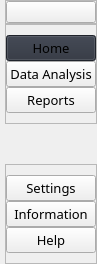
     <widget class="QWidget" name="leftMenuContainer" native="true">
      <property name="sizePolicy">
       <sizepolicy hsizetype="Preferred" vsizetype="Expanding">
        <horstretch>0</horstretch>
        <verstretch>0</verstretch>
       </sizepolicy>
      </property>
      <property name="minimumSize">
       <size>
        <width>0</width>
        <height>0</height>
       </size>
      </property>
      <property name="maximumSize">
       <size>
        <width>60</width>
        <height>16777215</height>
       </size>
      </property>
      <layout class="QVBoxLayout" name="verticalLayout">
       <property name="spacing">
        <number>0</number>
       </property>
       <property name="leftMargin">
        <number>0</number>
       </property>
       <property name="topMargin">
        <number>0</number>
       </property>
       <property name="rightMargin">
        <number>0</number>
       </property>
       <property name="bottomMargin">
        <number>0</number>
       </property>
       <item alignment="Qt::AlignLeft">
        <widget class="QWidget" name="leftMenuSubContainer" native="true">
         <property name="sizePolicy">
          <sizepolicy hsizetype="Expanding" vsizetype="Expanding">
           <horstretch>0</horstretch>
           <verstretch>0</verstretch>
          </sizepolicy>
         </property>
         <layout class="QVBoxLayout" name="verticalLayout_2">
          <property name="spacing">
           <number>0</number>
          </property>
          <property name="leftMargin">
           <number>5</number>
          </property>
          <property name="topMargin">
           <number>0</number>
          </property>
          <property name="rightMargin">
           <number>0</number>
          </property>
          <property name="bottomMargin">
           <number>0</number>
          </property>
          <item>
           <widget class="QFrame" name="frame">
            <property name="frameShape">
             <enum>QFrame::StyledPanel</enum>
            </property>
            <property name="frameShadow">
             <enum>QFrame::Raised</enum>
            </property>
            <layout class="QHBoxLayout" name="horizontalLayout_2">
             <property name="spacing">
              <number>0</number>
             </property>
             <property name="leftMargin">
              <number>0</number>
             </property>
             <property name="topMargin">
              <number>0</number>
             </property>
             <property name="rightMargin">
              <number>0</number>
             </property>
             <property name="bottomMargin">
              <number>0</number>
             </property>
             <item>
              <widget class="QPushButton" name="menuBtn">
               <property name="toolTip">
                <string>Menu</string>
               </property>
               <property name="text">
                <string/>
               </property>
               <property name="icon">
                <iconset resource="resources.qrc">
                 <normaloff>:/icons/icons/align-justify.svg</normaloff>:/icons/icons/align-justify.svg</iconset>
               </property>
               <property name="iconSize">
                <size>
                 <width>30</width>
                 <height>30</height>
                </size>
               </property>
              </widget>
             </item>
            </layout>
           </widget>
          </item>
          <item alignment="Qt::AlignTop">
           <widget class="QFrame" name="frame_2">
            <property name="sizePolicy">
             <sizepolicy hsizetype="Preferred" vsizetype="Preferred">
              <horstretch>0</horstretch>
              <verstretch>0</verstretch>
             </sizepolicy>
            </property>
            <property name="frameShape">
             <enum>QFrame::StyledPanel</enum>
            </property>
            <property name="frameShadow">
             <enum>QFrame::Raised</enum>
            </property>
            <layout class="QVBoxLayout" name="verticalLayout_3">
             <property name="spacing">
              <number>0</number>
             </property>
             <property name="leftMargin">
              <number>0</number>
             </property>
             <property name="topMargin">
              <number>10</number>
             </property>
             <property name="rightMargin">
              <number>0</number>
             </property>
             <property name="bottomMargin">
              <number>10</number>
             </property>
             <item>
              <widget class="QPushButton" name="homeBtn">
               <property name="font">
                <font>
                 <family>Noto Sans</family>
                 <pointsize>10</pointsize>
                </font>
               </property>
               <property name="toolTip">
                <string>Home</string>
               </property>
               <property name="styleSheet">
                <string notr="true">background-color: #2c313c;  border-left: 2px solid #3e3e42; border-bottom: 3px solid #3e3e42;</string>
               </property>
               <property name="text">
                <string>Home</string>
               </property>
               <property name="icon">
                <iconset resource="resources.qrc">
                 <normaloff>:/icons/icons/home.svg</normaloff>:/icons/icons/home.svg</iconset>
               </property>
               <property name="iconSize">
                <size>
                 <width>30</width>
                 <height>30</height>
                </size>
               </property>
              </widget>
             </item>
             <item>
              <widget class="QPushButton" name="dataBtn">
               <property name="font">
                <font>
                 <family>Noto Sans</family>
                 <pointsize>10</pointsize>
                </font>
               </property>
               <property name="toolTip">
                <string>Data Analysis</string>
               </property>
               <property name="text">
                <string>Data Analysis</string>
               </property>
               <property name="icon">
                <iconset resource="resources.qrc">
                 <normaloff>:/icons/icons/list.svg</normaloff>:/icons/icons/list.svg</iconset>
               </property>
               <property name="iconSize">
                <size>
                 <width>30</width>
                 <height>30</height>
                </size>
               </property>
              </widget>
             </item>
             <item>
              <widget class="QPushButton" name="reportBtn">
               <property name="font">
                <font>
                 <family>Noto Sans</family>
                 <pointsize>10</pointsize>
                </font>
               </property>
               <property name="toolTip">
                <string>Reports</string>
               </property>
               <property name="text">
                <string>Reports</string>
               </property>
               <property name="icon">
                <iconset resource="resources.qrc">
                 <normaloff>:/icons/icons/printer.svg</normaloff>:/icons/icons/printer.svg</iconset>
               </property>
               <property name="iconSize">
                <size>
                 <width>30</width>
                 <height>30</height>
                </size>
               </property>
              </widget>
             </item>
            </layout>
           </widget>
          </item>
          <item>
           <spacer name="verticalSpacer">
            <property name="orientation">
             <enum>Qt::Vertical</enum>
            </property>
            <property name="sizeHint" stdset="0">
             <size>
              <width>20</width>
              <height>40</height>
             </size>
            </property>
           </spacer>
          </item>
          <item>
           <widget class="QFrame" name="frame_3">
            <property name="frameShape">
             <enum>QFrame::StyledPanel</enum>
            </property>
            <property name="frameShadow">
             <enum>QFrame::Raised</enum>
            </property>
            <layout class="QVBoxLayout" name="verticalLayout_4">
             <property name="spacing">
              <number>0</number>
             </property>
             <property name="leftMargin">
              <number>0</number>
             </property>
             <property name="topMargin">
              <number>10</number>
             </property>
             <property name="rightMargin">
              <number>0</number>
             </property>
             <property name="bottomMargin">
              <number>10</number>
             </property>
             <item>
              <widget class="QPushButton" name="settingsBtn">
               <property name="font">
                <font>
                 <family>Noto Sans</family>
                 <pointsize>10</pointsize>
                </font>
               </property>
               <property name="toolTip">
                <string>Settings</string>
               </property>
               <property name="text">
                <string>Settings</string>
               </property>
               <property name="icon">
                <iconset resource="resources.qrc">
                 <normaloff>:/icons/icons/settings.svg</normaloff>:/icons/icons/settings.svg</iconset>
               </property>
               <property name="iconSize">
                <size>
                 <width>30</width>
                 <height>30</height>
                </size>
               </property>
              </widget>
             </item>
             <item>
              <widget class="QPushButton" name="infoBtn">
               <property name="font">
                <font>
                 <family>Noto Sans</family>
                 <pointsize>10</pointsize>
                </font>
               </property>
               <property name="toolTip">
                <string>Information</string>
               </property>
               <property name="text">
                <string>Information</string>
               </property>
               <property name="icon">
                <iconset resource="resources.qrc">
                 <normaloff>:/icons/icons/info.svg</normaloff>:/icons/icons/info.svg</iconset>
               </property>
               <property name="iconSize">
                <size>
                 <width>30</width>
                 <height>30</height>
                </size>
               </property>
               <property name="autoDefault">
                <bool>false</bool>
               </property>
               <property name="default">
                <bool>false</bool>
               </property>
               <property name="flat">
                <bool>false</bool>
               </property>
              </widget>
             </item>
             <item>
              <widget class="QPushButton" name="helpBtn">
               <property name="font">
                <font>
                 <family>Noto Sans</family>
                 <pointsize>10</pointsize>
                </font>
               </property>
               <property name="toolTip">
                <string>Help</string>
               </property>
               <property name="text">
                <string>Help</string>
               </property>
               <property name="icon">
                <iconset resource="resources.qrc">
                 <normaloff>:/icons/icons/help-circle.svg</normaloff>:/icons/icons/help-circle.svg</iconset>
               </property>
               <property name="iconSize">
                <size>
                 <width>30</width>
                 <height>30</height>
                </size>
               </property>
              </widget>
             </item>
            </layout>
           </widget>
          </item>
         </layout>
        </widget>
       </item>
      </layout>
     </widget>
